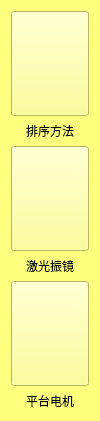
  <widget class="QWidget" name="w_para_btn" native="true">
   <property name="geometry">
    <rect>
     <x>10</x>
     <y>10</y>
     <width>100</width>
     <height>421</height>
    </rect>
   </property>
   <property name="minimumSize">
    <size>
     <width>100</width>
     <height>0</height>
    </size>
   </property>
   <property name="styleSheet">
    <string notr="true">background-color: rgb(255, 255, 127);</string>
   </property>
   <layout class="QVBoxLayout" name="verticalLayout">
    <item>
     <widget class="QPushButton" name="btn_para_sort">
      <property name="sizePolicy">
       <sizepolicy hsizetype="Expanding" vsizetype="Expanding">
        <horstretch>0</horstretch>
        <verstretch>0</verstretch>
       </sizepolicy>
      </property>
      <property name="styleSheet">
       <string notr="true">border-image: url(:/prefix/resource/sort.png);</string>
      </property>
      <property name="text">
       <string/>
      </property>
      <property name="iconSize">
       <size>
        <width>16</width>
        <height>16</height>
       </size>
      </property>
      <property name="autoExclusive">
       <bool>true</bool>
      </property>
     </widget>
    </item>
    <item>
     <widget class="QLabel" name="lb_para_sort">
      <property name="text">
       <string>排序方法</string>
      </property>
      <property name="alignment">
       <set>Qt::AlignCenter</set>
      </property>
     </widget>
    </item>
    <item>
     <widget class="QPushButton" name="btn_para_scan">
      <property name="sizePolicy">
       <sizepolicy hsizetype="Expanding" vsizetype="Expanding">
        <horstretch>0</horstretch>
        <verstretch>0</verstretch>
       </sizepolicy>
      </property>
      <property name="styleSheet">
       <string notr="true">border-image: url(:/prefix/resource/scan.png);</string>
      </property>
      <property name="text">
       <string/>
      </property>
     </widget>
    </item>
    <item>
     <widget class="QLabel" name="lb_para_scan">
      <property name="text">
       <string>激光振镜</string>
      </property>
      <property name="alignment">
       <set>Qt::AlignCenter</set>
      </property>
     </widget>
    </item>
    <item>
     <widget class="QPushButton" name="btn_para_motor">
      <property name="sizePolicy">
       <sizepolicy hsizetype="Expanding" vsizetype="Expanding">
        <horstretch>0</horstretch>
        <verstretch>0</verstretch>
       </sizepolicy>
      </property>
      <property name="styleSheet">
       <string notr="true">border-image: url(:/prefix/resource/motor.png);</string>
      </property>
      <property name="text">
       <string/>
      </property>
     </widget>
    </item>
    <item>
     <widget class="QLabel" name="lb_para_motor">
      <property name="text">
       <string>平台电机</string>
      </property>
      <property name="alignment">
       <set>Qt::AlignCenter</set>
      </property>
     </widget>
    </item>
   </layout>
  </widget>
